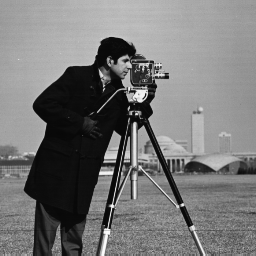
%> input picture IP01/cameraman.tif, 256 x 256 px
$ octave --eval "imcdf('../IP01/cameraman.tif');"   (GNU Octave 9; MATLAB toolbox functions it lacks are replaced by stand-ins)
%> lines starting %> are read from the running program, lines starting %| are printed output that depends on the picture
### IP00/impdf.m
function y = impdf(filename)
%> called with filename = '../IP01/cameraman.tif'
%IMPDF 이 함수의 요약 설명 위치
%   자세한 설명 위치
x=imread(filename);
%> x is the input picture: size 256x256 uint8; min 7, max 253, mean 118.7
height=size(x,1);
%> height = 256
width=size(x,2);
%> width = 256
arr=zeros(1,256);
count=0;
for i=1:height,
    for j=1:width,
        arr(1,x(i,j)+1)=arr(1,x(i,j)+1)+1;
        count=count+1;
    end
end
%> after the loop, arr = 256 values, max 1685 at index 15, min 0 at index 1, mean 256; count = 65536
y=arr;
%> y has the same summary as arr
arr=arr/count;
%> arr = 256 values, max 0.0257 at index 15, min 0 at index 1, mean 0.00391
plot(arr)
end

### IP00/imcdf.m
function imcdf(filename)
%IMCDF 이 함수의 요약 설명 위치
%   자세한 설명 위치
parr=impdf(filename);
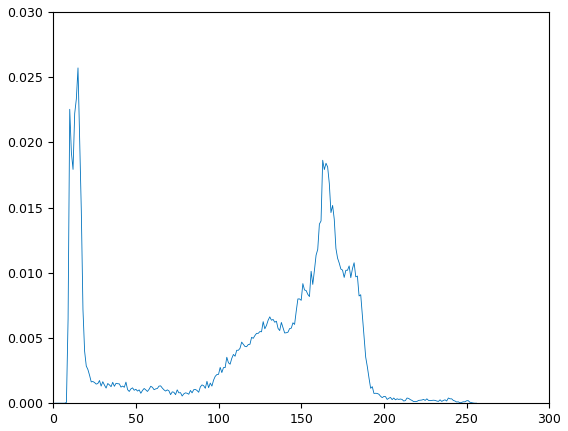
%> figure redrawn from the program's plot data; curve peaks at x = 15, y = 0.0257
%> parr = 256 values, max 1685 at index 15, min 0 at index 1, mean 256
carr=zeros(1,256);
count=0;
for i=1:256,
    for j=1:i,
        carr(1,i)=carr(1,i)+parr(1,j);
    end
    count=count+parr(1,i);
end
%> this loop made 256 passes
%> count on passes 1 to 3: 0, 0, 0
%> after the loop, carr = 256 values from 0 to 65536; count = 65536
carr=carr/count;
%> carr = 256 values from 0 to 1
%> `imcdf('../IP01/cameraman.tif');`:
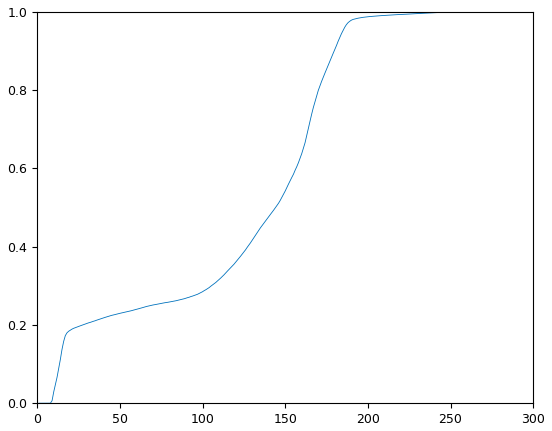
%> figure redrawn from the program's plot data; curve peaks at x = 254, y = 1
plot(carr)
end
